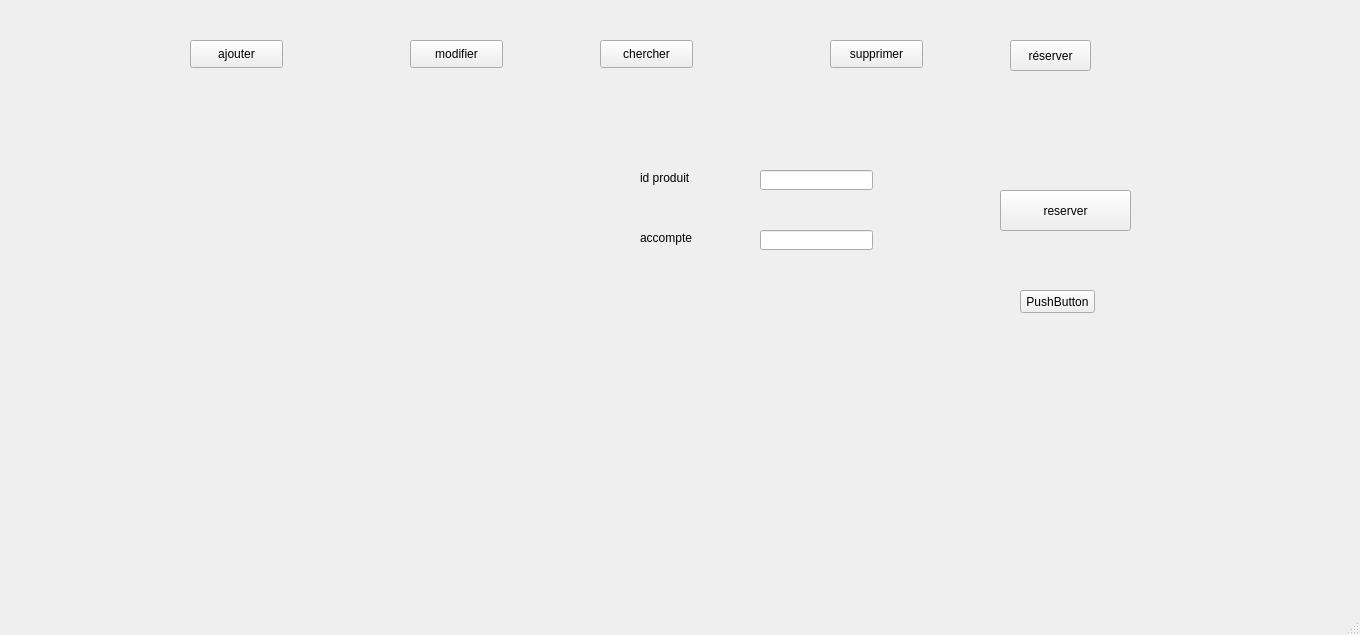
<?xml version="1.0" encoding="UTF-8"?>
<ui version="4.0">
 <class>MainWindow</class>
 <widget class="QMainWindow" name="MainWindow">
  <property name="geometry">
   <rect>
    <x>0</x>
    <y>0</y>
    <width>1360</width>
    <height>635</height>
   </rect>
  </property>
  <property name="windowTitle">
   <string>MainWindow</string>
  </property>
  <widget class="QWidget" name="centralwidget">
   <widget class="QStackedWidget" name="stackedWidget">
    <property name="geometry">
     <rect>
      <x>130</x>
      <y>130</y>
      <width>1251</width>
      <height>501</height>
     </rect>
    </property>
    <property name="currentIndex">
     <number>2</number>
    </property>
    <widget class="QWidget" name="page_4">
     <widget class="QTableView" name="tableView_3">
      <property name="geometry">
       <rect>
        <x>140</x>
        <y>130</y>
        <width>811</width>
        <height>341</height>
       </rect>
      </property>
     </widget>
     <widget class="QLineEdit" name="searchTextBox">
      <property name="geometry">
       <rect>
        <x>140</x>
        <y>60</y>
        <width>801</width>
        <height>31</height>
       </rect>
      </property>
      <property name="font">
       <font>
        <pointsize>10</pointsize>
       </font>
      </property>
      <property name="styleSheet">
       <string notr="true">#searchTextBox
{
	padding-left:8px;
	border:none;
}</string>
      </property>
      <property name="placeholderText">
       <string>Search</string>
      </property>
     </widget>
     <widget class="QComboBox" name="comboBox">
      <property name="geometry">
       <rect>
        <x>1020</x>
        <y>60</y>
        <width>91</width>
        <height>31</height>
       </rect>
      </property>
      <item>
       <property name="text">
        <string>sort by</string>
       </property>
      </item>
      <item>
       <property name="text">
        <string>date_transaction</string>
       </property>
      </item>
      <item>
       <property name="text">
        <string>montant</string>
       </property>
      </item>
     </widget>
     <widget class="QLabel" name="label_13">
      <property name="geometry">
       <rect>
        <x>1030</x>
        <y>190</y>
        <width>181</width>
        <height>51</height>
       </rect>
      </property>
      <property name="text">
       <string/>
      </property>
     </widget>
     <widget class="QLabel" name="label_14">
      <property name="geometry">
       <rect>
        <x>1030</x>
        <y>170</y>
        <width>191</width>
        <height>16</height>
       </rect>
      </property>
      <property name="text">
       <string>le nombre total des transactions est :</string>
      </property>
     </widget>
     <widget class="QPushButton" name="pushButton_5">
      <property name="geometry">
       <rect>
        <x>1080</x>
        <y>470</y>
        <width>75</width>
        <height>23</height>
       </rect>
      </property>
      <property name="text">
       <string>pdf</string>
      </property>
     </widget>
    </widget>
    <widget class="QWidget" name="page">
     <widget class="QLabel" name="label">
      <property name="geometry">
       <rect>
        <x>490</x>
        <y>30</y>
        <width>211</width>
        <height>20</height>
       </rect>
      </property>
      <property name="text">
       <string>ajouter une transaction</string>
      </property>
     </widget>
     <widget class="QLabel" name="label_12">
      <property name="geometry">
       <rect>
        <x>360</x>
        <y>130</y>
        <width>191</width>
        <height>31</height>
       </rect>
      </property>
      <property name="text">
       <string>date_transaction</string>
      </property>
     </widget>
     <widget class="QLabel" name="label_4">
      <property name="geometry">
       <rect>
        <x>400</x>
        <y>90</y>
        <width>56</width>
        <height>16</height>
       </rect>
      </property>
      <property name="text">
       <string>montant</string>
      </property>
     </widget>
     <widget class="QLabel" name="label_5">
      <property name="geometry">
       <rect>
        <x>360</x>
        <y>180</y>
        <width>151</width>
        <height>31</height>
       </rect>
      </property>
      <property name="text">
       <string>statut_paiement</string>
      </property>
     </widget>
     <widget class="QLabel" name="label_3">
      <property name="geometry">
       <rect>
        <x>350</x>
        <y>230</y>
        <width>241</width>
        <height>41</height>
       </rect>
      </property>
      <property name="text">
       <string>type_transaction</string>
      </property>
     </widget>
     <widget class="QLineEdit" name="montant">
      <property name="geometry">
       <rect>
        <x>580</x>
        <y>90</y>
        <width>141</width>
        <height>22</height>
       </rect>
      </property>
     </widget>
     <widget class="QLineEdit" name="date_transaction">
      <property name="geometry">
       <rect>
        <x>580</x>
        <y>140</y>
        <width>141</width>
        <height>22</height>
       </rect>
      </property>
     </widget>
     <widget class="QLineEdit" name="statut_paiement">
      <property name="geometry">
       <rect>
        <x>580</x>
        <y>190</y>
        <width>141</width>
        <height>22</height>
       </rect>
      </property>
     </widget>
     <widget class="QLineEdit" name="type_transaction">
      <property name="geometry">
       <rect>
        <x>570</x>
        <y>240</y>
        <width>151</width>
        <height>22</height>
       </rect>
      </property>
     </widget>
     <widget class="QPushButton" name="quitter">
      <property name="geometry">
       <rect>
        <x>530</x>
        <y>370</y>
        <width>93</width>
        <height>28</height>
       </rect>
      </property>
      <property name="text">
       <string>quitter</string>
      </property>
     </widget>
     <widget class="QPushButton" name="valider">
      <property name="geometry">
       <rect>
        <x>750</x>
        <y>370</y>
        <width>93</width>
        <height>28</height>
       </rect>
      </property>
      <property name="text">
       <string>valider</string>
      </property>
     </widget>
     <widget class="QLineEdit" name="accompte">
      <property name="geometry">
       <rect>
        <x>570</x>
        <y>280</y>
        <width>151</width>
        <height>22</height>
       </rect>
      </property>
     </widget>
     <widget class="QLineEdit" name="etat_produit">
      <property name="geometry">
       <rect>
        <x>570</x>
        <y>320</y>
        <width>151</width>
        <height>22</height>
       </rect>
      </property>
     </widget>
     <widget class="QLabel" name="label_21">
      <property name="geometry">
       <rect>
        <x>370</x>
        <y>290</y>
        <width>47</width>
        <height>14</height>
       </rect>
      </property>
      <property name="text">
       <string>accompte</string>
      </property>
     </widget>
     <widget class="QLabel" name="label_22">
      <property name="geometry">
       <rect>
        <x>370</x>
        <y>320</y>
        <width>71</width>
        <height>16</height>
       </rect>
      </property>
      <property name="text">
       <string>etat_produit</string>
      </property>
     </widget>
    </widget>
    <widget class="QWidget" name="page_6">
     <widget class="QLineEdit" name="id_prod">
      <property name="geometry">
       <rect>
        <x>630</x>
        <y>40</y>
        <width>113</width>
        <height>20</height>
       </rect>
      </property>
     </widget>
     <widget class="QLineEdit" name="accompte_pr">
      <property name="geometry">
       <rect>
        <x>630</x>
        <y>100</y>
        <width>113</width>
        <height>20</height>
       </rect>
      </property>
     </widget>
     <widget class="QLabel" name="label_19">
      <property name="geometry">
       <rect>
        <x>510</x>
        <y>40</y>
        <width>91</width>
        <height>16</height>
       </rect>
      </property>
      <property name="text">
       <string>id produit</string>
      </property>
     </widget>
     <widget class="QLabel" name="label_20">
      <property name="geometry">
       <rect>
        <x>510</x>
        <y>100</y>
        <width>81</width>
        <height>16</height>
       </rect>
      </property>
      <property name="text">
       <string>accompte</string>
      </property>
     </widget>
     <widget class="QPushButton" name="reserver">
      <property name="geometry">
       <rect>
        <x>870</x>
        <y>60</y>
        <width>131</width>
        <height>41</height>
       </rect>
      </property>
      <property name="text">
       <string>reserver</string>
      </property>
     </widget>
     <widget class="QPushButton" name="pushButton_7">
      <property name="geometry">
       <rect>
        <x>890</x>
        <y>160</y>
        <width>75</width>
        <height>23</height>
       </rect>
      </property>
      <property name="text">
       <string>PushButton</string>
      </property>
     </widget>
    </widget>
    <widget class="QWidget" name="page_2">
     <widget class="QLineEdit" name="montant_2">
      <property name="geometry">
       <rect>
        <x>830</x>
        <y>120</y>
        <width>251</width>
        <height>31</height>
       </rect>
      </property>
     </widget>
     <widget class="QLabel" name="label_2">
      <property name="geometry">
       <rect>
        <x>880</x>
        <y>10</y>
        <width>281</width>
        <height>20</height>
       </rect>
      </property>
      <property name="text">
       <string>MODIFIER UNE TRANSACTION</string>
      </property>
     </widget>
     <widget class="QLabel" name="label_6">
      <property name="geometry">
       <rect>
        <x>850</x>
        <y>40</y>
        <width>211</width>
        <height>20</height>
       </rect>
      </property>
      <property name="text">
       <string>id_transaction</string>
      </property>
     </widget>
     <widget class="QLabel" name="label_7">
      <property name="geometry">
       <rect>
        <x>830</x>
        <y>160</y>
        <width>201</width>
        <height>20</height>
       </rect>
      </property>
      <property name="text">
       <string>date_transaction</string>
      </property>
     </widget>
     <widget class="QLabel" name="label_8">
      <property name="geometry">
       <rect>
        <x>840</x>
        <y>100</y>
        <width>201</width>
        <height>20</height>
       </rect>
      </property>
      <property name="text">
       <string>montant</string>
      </property>
     </widget>
     <widget class="QLabel" name="label_9">
      <property name="geometry">
       <rect>
        <x>830</x>
        <y>270</y>
        <width>191</width>
        <height>20</height>
       </rect>
      </property>
      <property name="text">
       <string>type_transaction</string>
      </property>
     </widget>
     <widget class="QLabel" name="label_10">
      <property name="geometry">
       <rect>
        <x>830</x>
        <y>220</y>
        <width>211</width>
        <height>20</height>
       </rect>
      </property>
      <property name="text">
       <string>statut_paiement</string>
      </property>
     </widget>
     <widget class="QLineEdit" name="id_transaction">
      <property name="geometry">
       <rect>
        <x>830</x>
        <y>60</y>
        <width>251</width>
        <height>31</height>
       </rect>
      </property>
     </widget>
     <widget class="QLineEdit" name="date_transaction_2">
      <property name="geometry">
       <rect>
        <x>830</x>
        <y>180</y>
        <width>251</width>
        <height>31</height>
       </rect>
      </property>
     </widget>
     <widget class="QLineEdit" name="statut_paiement_2">
      <property name="geometry">
       <rect>
        <x>830</x>
        <y>240</y>
        <width>251</width>
        <height>31</height>
       </rect>
      </property>
     </widget>
     <widget class="QLineEdit" name="type_transaction_2">
      <property name="geometry">
       <rect>
        <x>830</x>
        <y>290</y>
        <width>251</width>
        <height>31</height>
       </rect>
      </property>
     </widget>
     <widget class="QTableView" name="updatetableView">
      <property name="geometry">
       <rect>
        <x>10</x>
        <y>0</y>
        <width>791</width>
        <height>361</height>
       </rect>
      </property>
     </widget>
     <widget class="QPushButton" name="quitter_2">
      <property name="geometry">
       <rect>
        <x>1030</x>
        <y>450</y>
        <width>93</width>
        <height>28</height>
       </rect>
      </property>
      <property name="text">
       <string>quitter</string>
      </property>
     </widget>
     <widget class="QPushButton" name="valider_2">
      <property name="geometry">
       <rect>
        <x>880</x>
        <y>450</y>
        <width>93</width>
        <height>28</height>
       </rect>
      </property>
      <property name="text">
       <string>valider</string>
      </property>
     </widget>
     <widget class="QLabel" name="label_23">
      <property name="geometry">
       <rect>
        <x>830</x>
        <y>320</y>
        <width>211</width>
        <height>20</height>
       </rect>
      </property>
      <property name="text">
       <string>accompte</string>
      </property>
     </widget>
     <widget class="QLineEdit" name="accompte_2">
      <property name="geometry">
       <rect>
        <x>830</x>
        <y>350</y>
        <width>251</width>
        <height>31</height>
       </rect>
      </property>
     </widget>
     <widget class="QLineEdit" name="etat_produit_2">
      <property name="geometry">
       <rect>
        <x>830</x>
        <y>410</y>
        <width>251</width>
        <height>31</height>
       </rect>
      </property>
     </widget>
     <widget class="QLabel" name="label_24">
      <property name="geometry">
       <rect>
        <x>830</x>
        <y>390</y>
        <width>211</width>
        <height>20</height>
       </rect>
      </property>
      <property name="text">
       <string>etat_produit</string>
      </property>
     </widget>
    </widget>
    <widget class="QWidget" name="page_3">
     <widget class="QTableView" name="tableView_2">
      <property name="geometry">
       <rect>
        <x>50</x>
        <y>100</y>
        <width>941</width>
        <height>361</height>
       </rect>
      </property>
     </widget>
     <widget class="QLabel" name="label_11">
      <property name="geometry">
       <rect>
        <x>400</x>
        <y>60</y>
        <width>331</width>
        <height>16</height>
       </rect>
      </property>
      <property name="text">
       <string>supprimer une transaction :</string>
      </property>
     </widget>
     <widget class="QPushButton" name="suprimer">
      <property name="geometry">
       <rect>
        <x>1060</x>
        <y>450</y>
        <width>93</width>
        <height>28</height>
       </rect>
      </property>
      <property name="text">
       <string>supprimer</string>
      </property>
     </widget>
    </widget>
    <widget class="QWidget" name="page_5">
     <widget class="QPushButton" name="PLUS">
      <property name="geometry">
       <rect>
        <x>720</x>
        <y>52</y>
        <width>75</width>
        <height>51</height>
       </rect>
      </property>
      <property name="text">
       <string>+</string>
      </property>
     </widget>
     <widget class="QPushButton" name="MOINS">
      <property name="geometry">
       <rect>
        <x>900</x>
        <y>50</y>
        <width>75</width>
        <height>51</height>
       </rect>
      </property>
      <property name="text">
       <string>-</string>
      </property>
     </widget>
     <widget class="QPushButton" name="ON">
      <property name="geometry">
       <rect>
        <x>720</x>
        <y>140</y>
        <width>75</width>
        <height>51</height>
       </rect>
      </property>
      <property name="text">
       <string>ON</string>
      </property>
     </widget>
     <widget class="QPushButton" name="OFF">
      <property name="geometry">
       <rect>
        <x>900</x>
        <y>140</y>
        <width>75</width>
        <height>51</height>
       </rect>
      </property>
      <property name="text">
       <string>OFF</string>
      </property>
     </widget>
     <widget class="QLabel" name="label_15">
      <property name="geometry">
       <rect>
        <x>590</x>
        <y>70</y>
        <width>47</width>
        <height>14</height>
       </rect>
      </property>
      <property name="text">
       <string>LAMPE 1:</string>
      </property>
     </widget>
     <widget class="QLabel" name="label_16">
      <property name="geometry">
       <rect>
        <x>590</x>
        <y>160</y>
        <width>47</width>
        <height>14</height>
       </rect>
      </property>
      <property name="text">
       <string>LAMPE 2:</string>
      </property>
     </widget>
     <widget class="QLabel" name="label_17">
      <property name="geometry">
       <rect>
        <x>590</x>
        <y>220</y>
        <width>47</width>
        <height>14</height>
       </rect>
      </property>
      <property name="text">
       <string>ETAT :</string>
      </property>
     </widget>
     <widget class="QLabel" name="label_18">
      <property name="geometry">
       <rect>
        <x>770</x>
        <y>230</y>
        <width>47</width>
        <height>14</height>
       </rect>
      </property>
      <property name="text">
       <string>TextLabel</string>
      </property>
     </widget>
    </widget>
   </widget>
   <widget class="QPushButton" name="pushButton_3">
    <property name="geometry">
     <rect>
      <x>600</x>
      <y>40</y>
      <width>93</width>
      <height>28</height>
     </rect>
    </property>
    <property name="text">
     <string>chercher</string>
    </property>
   </widget>
   <widget class="QPushButton" name="pushButton">
    <property name="geometry">
     <rect>
      <x>410</x>
      <y>40</y>
      <width>93</width>
      <height>28</height>
     </rect>
    </property>
    <property name="text">
     <string>modifier</string>
    </property>
   </widget>
   <widget class="QPushButton" name="pushButton_2">
    <property name="geometry">
     <rect>
      <x>190</x>
      <y>40</y>
      <width>93</width>
      <height>28</height>
     </rect>
    </property>
    <property name="text">
     <string>ajouter</string>
    </property>
   </widget>
   <widget class="QPushButton" name="pushButton_4">
    <property name="geometry">
     <rect>
      <x>830</x>
      <y>40</y>
      <width>93</width>
      <height>28</height>
     </rect>
    </property>
    <property name="text">
     <string>supprimer</string>
    </property>
   </widget>
   <widget class="QPushButton" name="pushButton_6">
    <property name="geometry">
     <rect>
      <x>1010</x>
      <y>40</y>
      <width>81</width>
      <height>31</height>
     </rect>
    </property>
    <property name="text">
     <string>réserver</string>
    </property>
   </widget>
  </widget>
  <widget class="QMenuBar" name="menubar">
   <property name="geometry">
    <rect>
     <x>0</x>
     <y>0</y>
     <width>1360</width>
     <height>22</height>
    </rect>
   </property>
  </widget>
  <widget class="QStatusBar" name="statusbar"/>
 </widget>
 <resources/>
 <connections/>
</ui>
